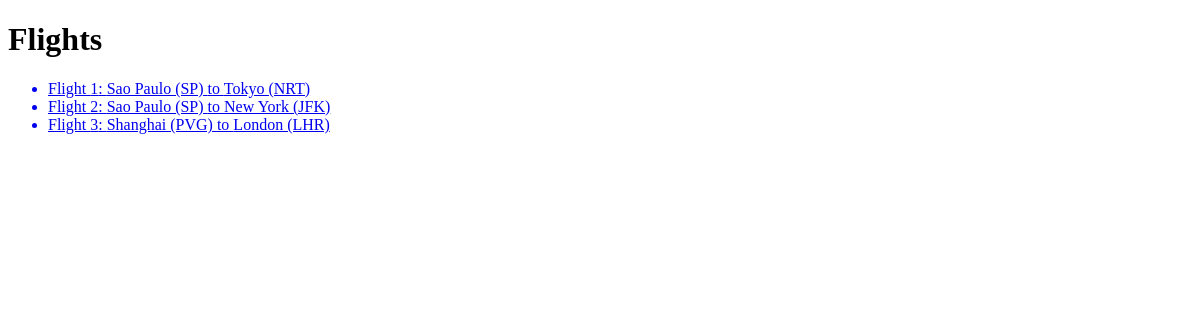
/flights/, run on an earlier commit of the app's database.
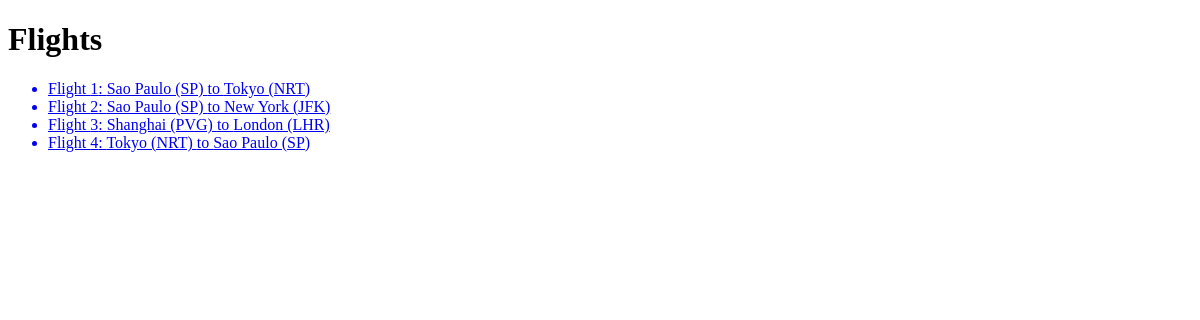
And on a later commit of the database.
### flights/models.py (models this page shows, shortened)
class Flight(models.Model):
    origin = models.ForeignKey(Airport, on_delete = models.CASCADE, related_name="departures")
    destination = models.ForeignKey(Airport, on_delete= models.CASCADE, related_name="arrivals")
    duration = models.IntegerField()

class Airport(models.Model):
    code = models.CharField(max_length=3)
    city = models.CharField(max_length=64)
    def __str__(self):
        return f"{self.city} ({self.code})"

### flights/views.py (the view)
# urls.py: path("", views.index, name="index"),
def index(request):
    return render(request, "flights/index.html", {
        "flights": Flight.objects.all()
    })

### flights/templates/flights/index.html
{% extends "flights/layout.html" %}
{% block body %}
<h1>Flights </h1>
    <ul>
        {% for flight in flights %}
            <a href="{% url 'flight' flight.id  %}">
                <li>Flight {{ flight.id }}: {{ flight.origin }} to {{ flight.destination }} </li>
            </a>
        {% endfor %}
    </ul>
{% endblock %}

What changed in the data, as far as the page shows it:
added Flight: id "4", origin "Tokyo (NRT)", destination "Sao Paulo (SP)"
